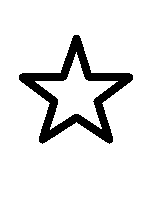
#> input picture lab4/raport/gwiazdka.bmp, 150 x 200 px
$ python lab4.py
#> lines starting #> are read from the running program, lines starting #| are printed output that depends on the picture; after the words box and inside, x2 and y2 are one past the last pixel; in counts of white or black regions, pixels touching at a corner belong together
from PIL import Image
import numpy as np

#------------------Zad 1------------------
def rysuj_ramki_szare(w, h, grub, kolor, kolor_ramki):
#> called with w = 200, h = 200, grub = 8, kolor = 100, kolor_ramki = 67
    wymiary = (h, w)
    tab_obraz = np.ones(wymiary, dtype=np.uint8)
    ile = int(w/grub)

    for i in range(ile):
        top = i * grub
        right = w - i * grub
        bottom = h - i * grub
        left = i * grub

        if i % 2 == 1:
            tab_obraz[top:bottom, left:right] = kolor
        else:
            tab_obraz[top:bottom, left:right] = kolor_ramki

    return Image.fromarray(tab_obraz)

ramki_szare = rysuj_ramki_szare(200, 200, 8, 100, 67)
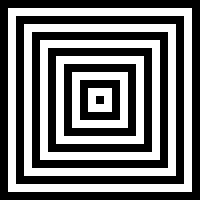
#> ramki_szare: PIL image 200x200 L; values 67 (black) and 100 (white), 46.1% white; 6 white regions, box (x1, y1, x2, y2) and area: (8, 8, 192, 192) 5632, (24, 24, 176, 176) 4608, (40, 40, 160, 160) 3584, (56, 56, 144, 144) 2560, (72, 72, 128, 128) 1536, (88, 88, 112, 112) 512
#ramki_szare.save("ramki_szare.png")


def rysuj_pasy_pionowe_szare(w,h,grub, kolor):
#> called with w = 200, h = 150, grub = 10, kolor = 30
    t = (h, w)
    tab = np.ones(t, dtype=np.uint8)
    ile = int(w / grub)+1
    for k in range(ile):
        for g in range(grub):
            j = k * grub + g
            if j < w:
                for i in range(h):
                    tab[i, j] = (k + kolor) % 256
    return Image.fromarray(tab)

pasy_pionowe_szare = rysuj_pasy_pionowe_szare(200, 150, 10, 30)
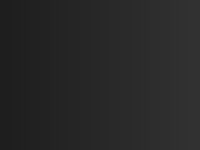
#> pasy_pionowe_szare: PIL image 200x150 L; min 30, max 49, mean 39.5
#pasy_pionowe_szare.save("pasy_pionowe_szare.png")


#------------------Zad 2------------------
# a)
gwiazdka_bmp = Image.open("gwiazdka.bmp")
#> gwiazdka_bmp is the input picture: PIL image 150x200 1; 89.7% white; 1 black region, box (x1, y1, x2, y2) and area: (19, 35, 133, 144) 3079
print("Gwiazdka mode: ",gwiazdka_bmp.mode)
#| Gwiazdka mode:  1


def negatyw(obraz):
    if obraz.mode == "L":
        tab = np.asarray(obraz)
        h, w = tab.shape
        tab_neg = tab.copy()
        for i in range(h):
            for j in range(w):
                tab_neg[i, j] = 255 - tab[i, j]
        return Image.fromarray(tab_neg)

    elif obraz.mode == "1":
        tab = np.asarray(obraz)
        h, w = tab.shape
#> h = 200; w = 150
        tab_neg = tab.copy()
        for i in range(h):
            for j in range(w):
                tab_neg[i, j] = ~tab[i, j]
        return Image.fromarray(tab_neg)

    elif obraz.mode == "RGB":
        tab = np.asarray(obraz)
        h, w, _ = tab.shape
        tab_neg = tab.copy()
        for i in range(h):
            for j in range(w):
                tab_neg[i, j] = 255 - tab_neg[i, j]
        return Image.fromarray(tab_neg)
    return None


gwiazdka_negatyw = negatyw(gwiazdka_bmp)
#gwiazdka_negatyw.save("gwiazdka_negatyw.png")


# b)
def rysuj_ramki_kolorowe(w, kolor, zmiana_koloru_r, zmiana_koloru_g, zmiana_koloru_b):
#> called with w = 200, zmiana_koloru_r = 6, zmiana_koloru_g = 9, zmiana_koloru_b = -6
    t = (w, w, 3)
    tab = np.zeros(t, dtype=np.uint8)
    kolor_r = kolor[0]
    kolor_g = kolor[1]
    kolor_b = kolor[2]
    z = w
    for k in range(int(w / 2)):
        for i in range(k, z - k):
            for j in range(k, z - k):
                tab[i, j] = [kolor_r, kolor_g, kolor_b]
        kolor_r = (kolor_r - zmiana_koloru_r) % 256
        kolor_g = (kolor_g - zmiana_koloru_g) % 256
        kolor_b = (kolor_b - zmiana_koloru_b) % 256
    return Image.fromarray(tab)


ramki_kolorowe = rysuj_ramki_kolorowe(200, [20, 120, 220], 6, 9, -6)
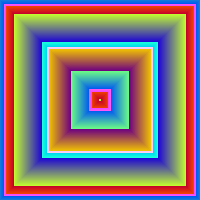
#> ramki_kolorowe: PIL image 200x200 RGB; mean R, G, B 133.9, 121.5, 122.6
#ramki_kolorowe.show()

ramki_kolorowe_negatyw = negatyw(ramki_kolorowe)
#> after the loop in negatyw (call 2), `for i in range(h):`:
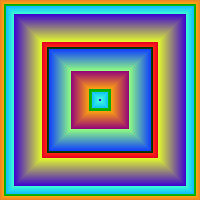
#> tab_neg: shape (200, 200, 3); mean R, G, B 121.1, 133.5, 132.4
#ramki_kolorowe_negatyw.show()
#ramki_kolorowe_negatyw.save("ramki_kolorowe_negatyw.png")


# c)
def rysuj_po_skosie_szare(h,w, a, b):
#> called with h = 100, w = 300, a = 6, b = 9
    t = (h, w)
    tab = np.zeros(t, dtype=np.uint8)
    for i in range(h):
        for j in range(w):
            tab[i, j] = (a*i + b*j) % 256
    return Image.fromarray(tab)


po_skosie_szare = rysuj_po_skosie_szare(100, 300, 6, 9)
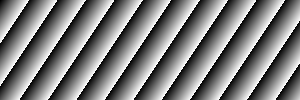
#> po_skosie_szare: PIL image 300x100 L; min 0, max 255, mean 127.3
#po_skosie_szare.show()
#po_skosie_szare.save("po_skosie_szare.png")


po_skosie_szare_negatyw = negatyw(po_skosie_szare)
#> after the loop in negatyw (call 3), `for i in range(h):`:
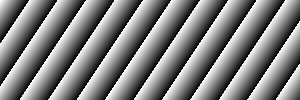
#> tab_neg: shape (100, 300); min 0, max 255, mean 127.7
#po_skosie_szare_negatyw.show()
#po_skosie_szare_negatyw.save("po_skosie_szare_negatyw.png")
#------------------Zad 3------------------
# [16 lines left out: function koloruj_w_paski, not called in this run]

# a)
#> (the run stopped early here; a loop or call above may not have finished)
